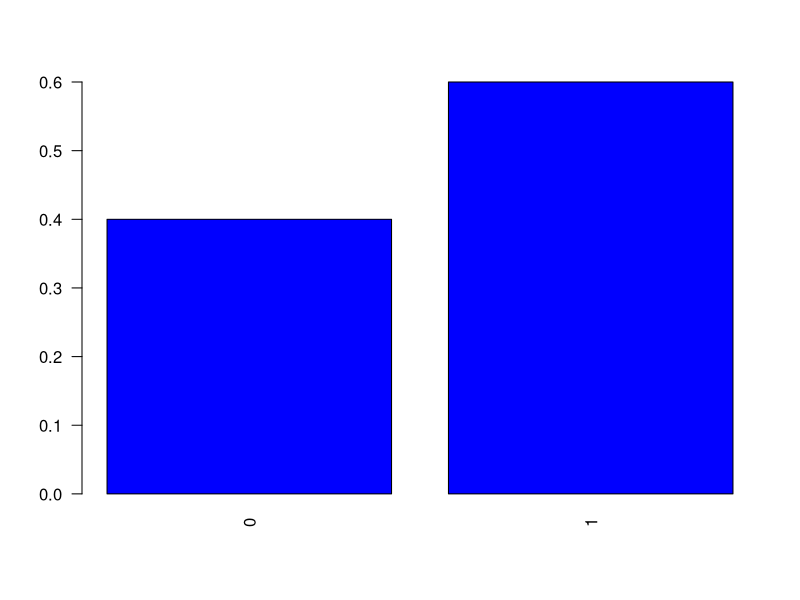
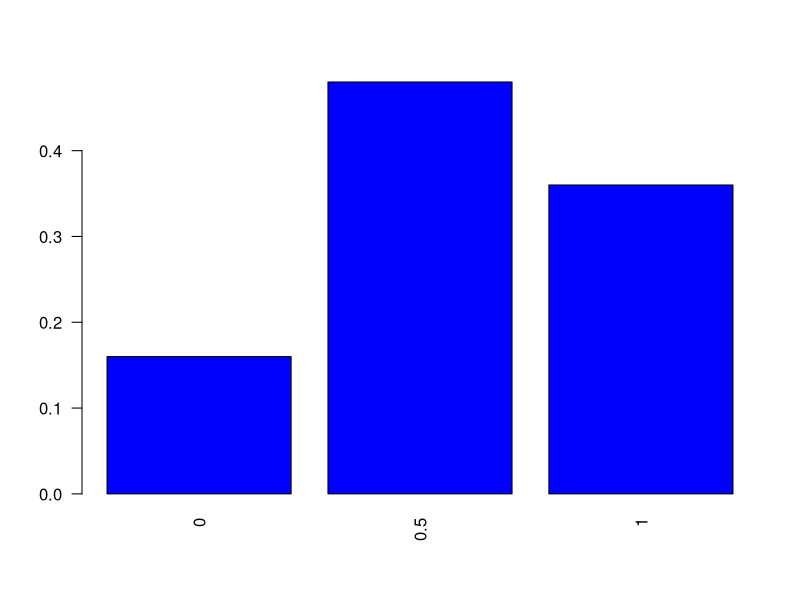
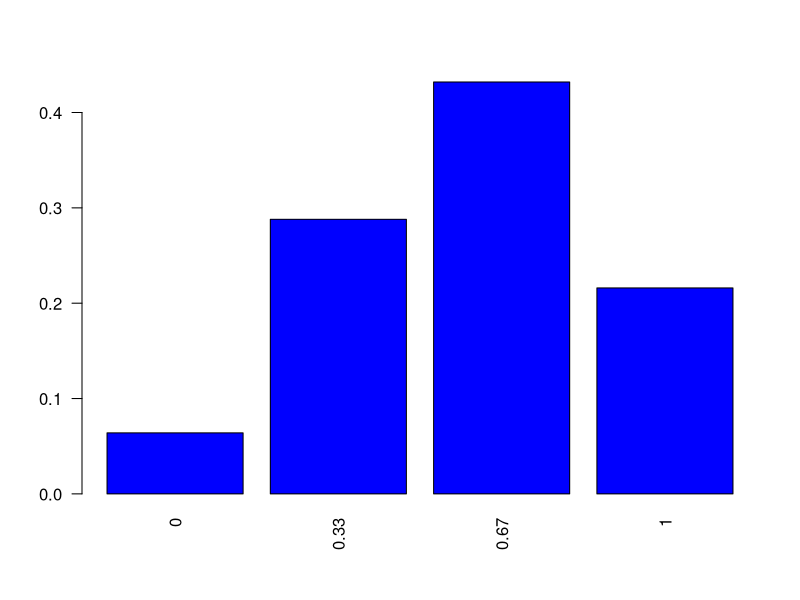
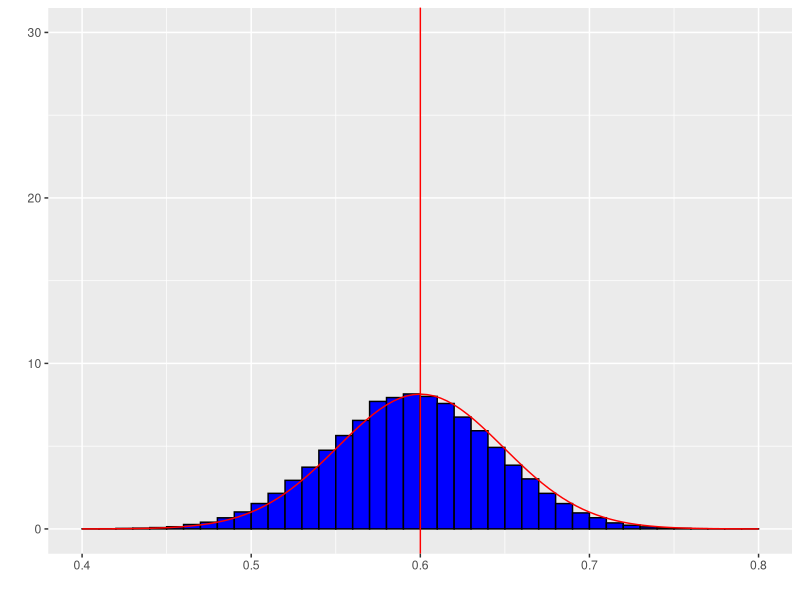
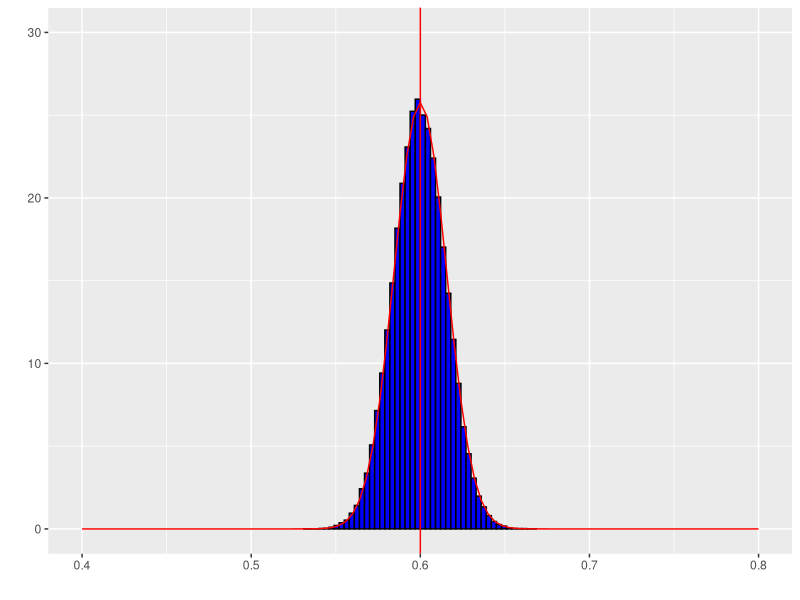
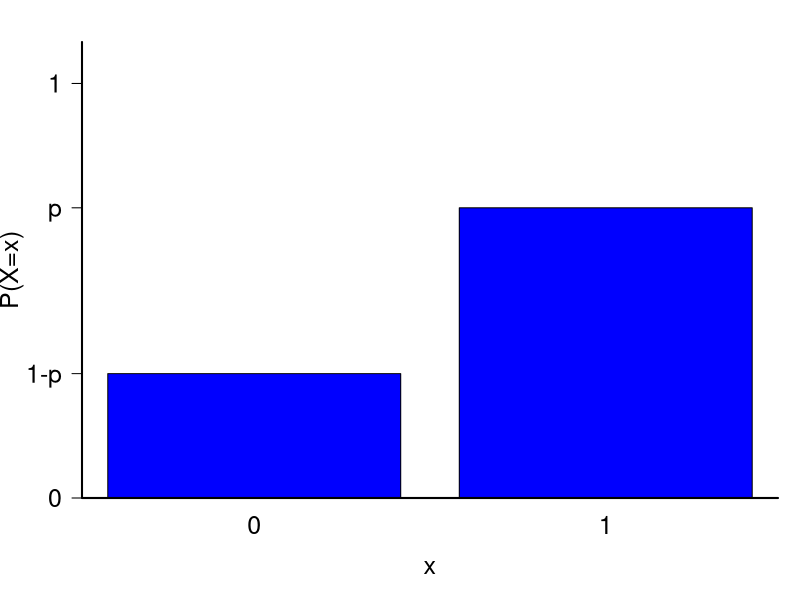
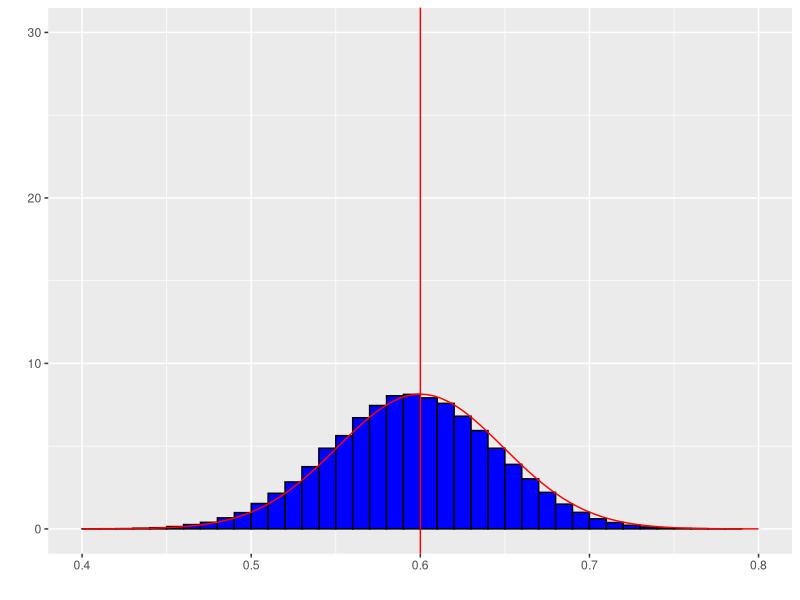

The R script that drew these images, in order: (Note: this script raises an error after producing the figures.)
## ---- chunk 1
namess <- c("0","1")
barplot(c(0.4,0.6), names.arg=namess, col="blue", main="", 
            cex.lab=1.0, cex.axis=1.0, cex.names=1.0, cex.main=2, las=2)
## ---- chunk 2
library(kableExtra)
aa <- expand.grid(1:5,1:5)
xx <- c(1,0,1,0,1)
phat <- unlist(apply(aa,1,function(x) mean(xx[x])))
aa$phat <- phat
#colnames(aa) <- c("Pessoa amostrada 1","Pessoa amostrada 2","$\\hat{p}$")
kable(aa,align = 'ccc',col.names = c("Primeira pessoa","Segunda pessoa","$\\hat{p}$"))
## ---- chunk 3
ff <- as.data.frame(table(aa$phat))
ff$Prop=ff$Freq/(sum(ff$Freq))
kable(ff[,c(1,3)],align = 'cc',col.names = c("$x$","$P(\\hat{p}=x)$"))
## ---- chunk 4
namess <- as.character(round(as.numeric(as.character(ff$Var1)),2))
barplot(ff$Prop, names.arg=namess, col="blue", main="", 
            cex.lab=1.0, cex.axis=1.0, cex.names=1.0, cex.main=2, las=2)
## ---- chunk 5
library(kableExtra)
aa <- expand.grid(1:5,1:5,1:5)
xx <- c(1,0,1,0,1)
phat <- unlist(apply(aa,1,function(x) mean(xx[x])))
aa$phat <- round(phat,3)
#colnames(aa) <- c("Pessoa amostrada 1","Pessoa amostrada 2","$\\hat{p}$")
kable(aa[1:25,],align = 'ccc',col.names = c("Pessoa amostrada 1","Pessoa amostrada 2","Pessoa amostrada 3","$\\hat{p}$"))
## ---- chunk 6
kable(aa[26:50,],align = 'ccc',col.names = c("Pessoa amostrada 1","Pessoa amostrada 2","Pessoa amostrada 3","$\\hat{p}$"))
## ---- chunk 7
kable(aa[51:75,],align = 'ccc',col.names = c("Pessoa amostrada 1","Pessoa amostrada 2","Pessoa amostrada 3","$\\hat{p}$"))
## ---- chunk 8
kable(aa[76:100,],align = 'ccc',col.names = c("Pessoa amostrada 1","Pessoa amostrada 2","Pessoa amostrada 3","$\\hat{p}$"))
## ---- chunk 9
kable(aa[101:125,],align = 'ccc',col.names = c("Pessoa amostrada 1","Pessoa amostrada 2","Pessoa amostrada 3","$\\hat{p}$"))
## ---- chunk 10
ff <- as.data.frame(table(aa$phat))
ff$Prop=round(ff$Freq/(sum(ff$Freq)),3)
kable(ff[,c(1,3)],align = 'cc',col.names = c("$x$","$P(\\hat{p}=x)$"))
## ---- chunk 11
namess <- as.character(round(as.numeric(as.character(ff$Var1)),2))
barplot(ff$Prop, names.arg=namess, col="blue", main="", 
            cex.lab=1.0, cex.axis=1.0, cex.names=1.0, cex.main=2, las=2)
## ---- chunk 12
N=1000000
n=100
n1 = ceiling(N*.6)
n2= N-n1
xx <- c(rep(1,n1),rep(0,n2))
B=100000
bb <- matrix(NA,nrow=B,ncol=n)
for (i in 1:B)
{
  bb[i,] <- sample(1:N,n,replace=TRUE)
}
phat <- unlist(apply(bb,1,function(x) mean(xx[x])))
aa <- data.frame(bb)
aa$phat <- round(phat,3)
## ---- chunk 13
ff <- as.data.frame(table(aa$phat))
ff$Prop=round(ff$Freq/(sum(ff$Freq)),3)
## ---- chunk 14
library(ggplot2)
df <- data.frame(PF = aa$phat)
ggplot(df, aes(x = PF)) + 
    geom_histogram(aes(y =..density..),
                   breaks = seq(min(aa$phat), max(aa$phat), by = .01), 
                   colour = "black", 
                   fill = "blue") +  geom_vline(xintercept=0.6, color="red") + 
stat_function(fun = dnorm, args = list(mean = 0.6, sd = sqrt(0.6*.4/n)),col="red") + xlab(" ") + ylab(" ") + ylim(0,30) + xlim(0.4,0.8)
## ---- chunk 15
N=1000000
n=1000
n1 = ceiling(N*.6)
n2= N-n1
xx <- c(rep(1,n1),rep(0,n2))
B=100000
bb <- matrix(NA,nrow=B,ncol=n)
for (i in 1:B)
{
  bb[i,] <- sample(1:N,n,replace=TRUE)
}
phat <- unlist(apply(bb,1,function(x) mean(xx[x])))
aa <- data.frame(bb)
aa$phat <- round(phat,3)
## ---- chunk 16
ff <- as.data.frame(table(aa$phat))
ff$Prop=round(ff$Freq/(sum(ff$Freq)),3)
## ---- chunk 17
df <- data.frame(PF = aa$phat)
ggplot(df, aes(x = PF)) + 
    geom_histogram(aes(y =..density..),
                   breaks = seq(min(aa$phat), max(aa$phat), by = .003), 
                   colour = "black", 
                   fill = "blue") +  geom_vline(xintercept=0.6, color="red") +
stat_function(fun = dnorm, args = list(mean = 0.6, sd = sqrt(0.6*.4/n)),col="red") + xlab(" ") + ylab(" ") + ylim(0,30)+xlim(0.4,0.8)
## ---- chunk 18
p <- c(.3, .7)
## Função de Massa
par(mar=c(c(5, 4, 2, 1) + 0.1))
barplot(p, names.arg=0:1, col="blue", ylim=c(0, 1.1), ylab="P(X=x)", xlab="x",  
        cex.lab=1.5, cex.axis=1.2, cex.names=1.5, yaxt="n", main=" ")
box(bty="l", lwd=2)
axis(2, at= c(0, p, 1), labels=c(0, "1-p", "p", 1), cex.axis=1.5, las=1)
## ---- chunk 19
N=1000000
n=100
xx <- rbinom(N,1,0.6)
B=100000
bb <- matrix(NA,nrow=B,ncol=n)
for (i in 1:B)
{
  bb[i,] <- sample(1:N,n,replace=TRUE)
}
phat <- unlist(apply(bb,1,function(x) mean(xx[x])))
aa <- data.frame(bb)
aa$phat <- round(phat,3)
## ---- chunk 20
ff <- as.data.frame(table(aa$phat))
ff$Prop=round(ff$Freq/(sum(ff$Freq)),3)
## ---- chunk 21
df <- data.frame(PF = aa$phat)
ggplot(df, aes(x = PF)) + 
    geom_histogram(aes(y =..density..),
                   breaks = seq(min(aa$phat), max(aa$phat), by = .01), 
                   colour = "black", 
                   fill = "blue") +  geom_vline(xintercept=0.6, color="red") +
stat_function(fun = dnorm, args = list(mean = 0.6, sd = sqrt(0.6*.4/n)),col="red") + xlab(" ") + ylab(" ") + ylim(0,30)+xlim(0.4,0.8)
## ---- chunk 22
N=1000000
n=1000
xx <- rbinom(N,1,0.6)
B=100000
bb <- matrix(NA,nrow=B,ncol=n)
for (i in 1:B)
{
  bb[i,] <- sample(1:N,n,replace=TRUE)
}
phat <- unlist(apply(bb,1,function(x) mean(xx[x])))
aa <- data.frame(bb)
aa$phat <- round(phat,3)
## ---- chunk 23
ff <- as.data.frame(table(aa$phat))
ff$Prop=round(ff$Freq/(sum(ff$Freq)),3)
## ---- chunk 24
df <- data.frame(PF = aa$phat)
ggplot(df, aes(x = PF)) + 
    geom_histogram(aes(y =..density..),
                   breaks = seq(min(aa$phat), max(aa$phat), by = .005), 
                   colour = "black", 
                   fill = "blue") +  geom_vline(xintercept=0.6, color="red") +
stat_function(fun = dnorm, args = list(mean = 0.6, sd = sqrt(0.6*.4/n)),col="red") + xlab(" ") + ylab(" ") + ylim(0,30)+xlim(0.4,0.8)
## ---- chunk 25
namess <- c("1000","2000","3000","4000","5000")
barplot(c(rep(1/5,5)), names.arg=namess, col="blue", main="", 
            cex.lab=1.0, cex.axis=1.0, cex.names=1.0, cex.main=2, las=2)
## ---- chunk 26
library(kableExtra)
aa <- expand.grid(1:5,1:5)
xx <- c(1000,2000,3000,4000,5000)
phat <- unlist(apply(aa,1,function(x) mean(xx[x])))
aa$phat <- phat
kable(aa,align = 'ccc',col.names = c("Primeira pessoa","Segunda pessoa","$\\bar{X}$"))
## ---- chunk 27
ff <- as.data.frame(table(aa$phat))
ff$Prop=ff$Freq/(sum(ff$Freq))
kable(ff[,c(1,3)],align = 'cc',col.names = c("$x$","$P(\\bar{X}=x)$"))
esp <- sum(as.numeric(as.character(ff$Var1))*ff$Prop)
vari <- sum( ((as.numeric(as.character(ff$Var1)) - esp )^2)*ff$Prop)
## ---- chunk 28
namess <- as.character(round(as.numeric(as.character(ff$Var1)),2))
barplot(ff$Prop, names.arg=namess, col="blue", main="", 
            cex.lab=1.0, cex.axis=1.0, cex.names=1.0, cex.main=2, las=2)
## ---- chunk 29
library(kableExtra)
aa <- expand.grid(1:5,1:5,1:5)
xx <- c(1000,2000,3000,4000,5000)
phat <- unlist(apply(aa,1,function(x) mean(xx[x])))
aa$phat <- round(phat,3)
#colnames(aa) <- c("Pessoa amostrada 1","Pessoa amostrada 2","$\\hat{p}$")
kable(aa[1:25,],align = 'ccc',col.names = c("Pessoa amostrada 1","Pessoa amostrada 2","Pessoa amostrada 3","$\\bar{X}$"))
## ---- chunk 30
kable(aa[26:50,],align = 'ccc',col.names = c("Pessoa amostrada 1","Pessoa amostrada 2","Pessoa amostrada 3","$\\bar{X}$"))
## ---- chunk 31
kable(aa[51:75,],align = 'ccc',col.names = c("Pessoa amostrada 1","Pessoa amostrada 2","Pessoa amostrada 3","$\\bar{X}$"))
## ---- chunk 32
kable(aa[76:100,],align = 'ccc',col.names = c("Pessoa amostrada 1","Pessoa amostrada 2","Pessoa amostrada 3","$\\bar{X}$"))
## ---- chunk 33
kable(aa[101:125,],align = 'ccc',col.names = c("Pessoa amostrada 1","Pessoa amostrada 2","Pessoa amostrada 3","$\\bar{X}$"))
## ---- chunk 34
ff <- as.data.frame(table(aa$phat))
ff$Prop=round(ff$Freq/(sum(ff$Freq)),3)
kable(ff[,c(1,3)],align = 'cc',col.names = c("$x$","$P(\\bar{X}=x)$"))
esp <- sum(as.numeric(as.character(ff$Var1))*ff$Prop)
vari <- sum( ((as.numeric(as.character(ff$Var1)) - esp )^2)*ff$Prop)
## ---- chunk 35
namess <- as.character(round(as.numeric(as.character(ff$Var1)),2))
barplot(ff$Prop, names.arg=namess, col="blue", main="", 
            cex.lab=1.0, cex.axis=1.0, cex.names=1.0, cex.main=2, las=2)
## ---- chunk 36
N=1000000
n=100
xx <- c(rep(1000,N/5),rep(2000,N/5),rep(3000,N/5),rep(4000,N/5),rep(5000,N/5))
mu=mean(xx)
vari = var(xx) * (N-1)/N
B=100000
bb <- matrix(NA,nrow=B,ncol=n)
for (i in 1:B)
{
  bb[i,] <- sample(1:N,n,replace=TRUE)
}
phat <- unlist(apply(bb,1,function(x) mean(xx[x])))
aa <- data.frame(bb)
aa$phat <- round(phat,3)
## ---- chunk 37
ff <- as.data.frame(table(aa$phat))
ff$Prop=round(ff$Freq/(sum(ff$Freq)),3)
## ---- chunk 38
library(ggplot2)
df <- data.frame(PF = aa$phat)
ggplot(df, aes(x = PF)) + 
    geom_histogram(aes(y =..density..),
                   breaks = seq(min(aa$phat), max(aa$phat), by = 10), 
                   colour = "black", 
                   fill = "blue") +  geom_vline(xintercept=mu, color="red") + 
stat_function(fun = dnorm, args = list(mean = mu, sd = sqrt(vari/n)),col="red") + xlab(" ") + ylab(" ") + ylim(0,0.01) + xlim(2400,3600)
## ---- chunk 39
N=1000000
n=1000
xx <- c(rep(1000,N/5),rep(2000,N/5),rep(3000,N/5),rep(4000,N/5),rep(5000,N/5))
mu=mean(xx)
vari = var(xx) * (N-1)/N
B=100000
bb <- matrix(NA,nrow=B,ncol=n)
for (i in 1:B)
{
  bb[i,] <- sample(1:N,n,replace=TRUE)
}
phat <- unlist(apply(bb,1,function(x) mean(xx[x])))
aa <- data.frame(bb)
aa$phat <- round(phat,3)
## ---- chunk 40
ff <- as.data.frame(table(aa$phat))
ff$Prop=round(ff$Freq/(sum(ff$Freq)),3)
## ---- chunk 41
df <- data.frame(PF = aa$phat)
ggplot(df, aes(x = PF)) + 
    geom_histogram(aes(y =..density..),
                   breaks = seq(min(aa$phat), max(aa$phat), by = 10), 
                   colour = "black", 
                   fill = "blue") +  geom_vline(xintercept=mu, color="red") +
stat_function(fun = dnorm, args = list(mean = mu, sd = sqrt(vari/n)),col="red") + xlab(" ") + ylab(" ") + ylim(0,0.01) + xlim(2400,3600)
## ---- chunk 42
df <- data.frame(PF = runif(1000000,min=1000,max=5000))
ggplot(df, aes(x = PF)) + 
    geom_histogram(aes(y =..density..),
                   breaks = seq(1000, 5000, by = 50), 
                   colour = "black", 
                   fill = "blue") + xlab(" ") + ylab(" ") 
## ---- chunk 43
N=1000000
n=100
xx <- runif(N,min=1000,max=5000)
B=100000
bb <- matrix(NA,nrow=B,ncol=n)
for (i in 1:B)
{
  bb[i,] <- sample(1:N,n,replace=TRUE)
}
phat <- unlist(apply(bb,1,function(x) mean(xx[x])))
aa <- data.frame(bb)
aa$phat <- round(phat,3)
mu=mean(xx)
vari = var(xx) * (N-1)/N
## ---- chunk 44
ff <- as.data.frame(table(aa$phat))
ff$Prop=round(ff$Freq/(sum(ff$Freq)),3)
## ---- chunk 45
df <- data.frame(PF = aa$phat)
ggplot(df, aes(x = PF)) + 
    geom_histogram(aes(y =..density..),
                   breaks = seq(min(aa$phat), max(aa$phat), by = 10), 
                   colour = "black", 
                   fill = "blue") +  geom_vline(xintercept=mu, color="red") +
stat_function(fun = dnorm, args = list(mean = mu, sd = sqrt(vari/n)),col="red") + xlab(" ") + ylab(" ") + ylim(0,0.012)+xlim(2000,4000)
## ---- chunk 46
N=1000000
n=1000
xx <- runif(N,min=1000,max=5000)
B=100000
bb <- matrix(NA,nrow=B,ncol=n)
for (i in 1:B)
{
  bb[i,] <- sample(1:N,n,replace=TRUE)
}
phat <- unlist(apply(bb,1,function(x) mean(xx[x])))
aa <- data.frame(bb)
aa$phat <- round(phat,3)
mu=mean(xx)
vari = var(xx) * (N-1)/N
## ---- chunk 47
ff <- as.data.frame(table(aa$phat))
ff$Prop=round(ff$Freq/(sum(ff$Freq)),3)
## ---- chunk 48
df <- data.frame(PF = aa$phat)
ggplot(df, aes(x = PF)) + 
    geom_histogram(aes(y =..density..),
                   breaks = seq(min(aa$phat), max(aa$phat), by = 10), 
                   colour = "black", 
                   fill = "blue") +  geom_vline(xintercept=mu, color="red") +
stat_function(fun = dnorm, args = list(mean = mu, sd = sqrt(vari/n)),col="red") + xlab(" ") + ylab(" ") + ylim(0,0.012)+xlim(2000,4000)
